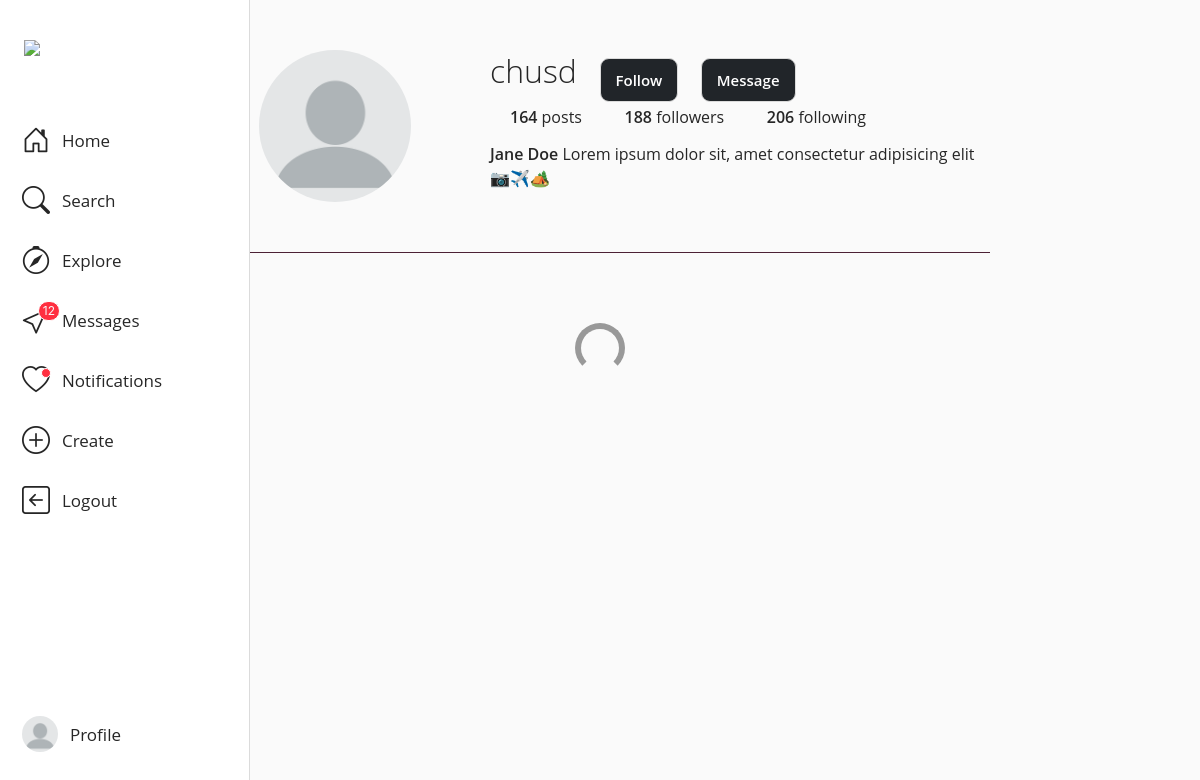
The app's page /users/2/profile/ (signed in), older data.
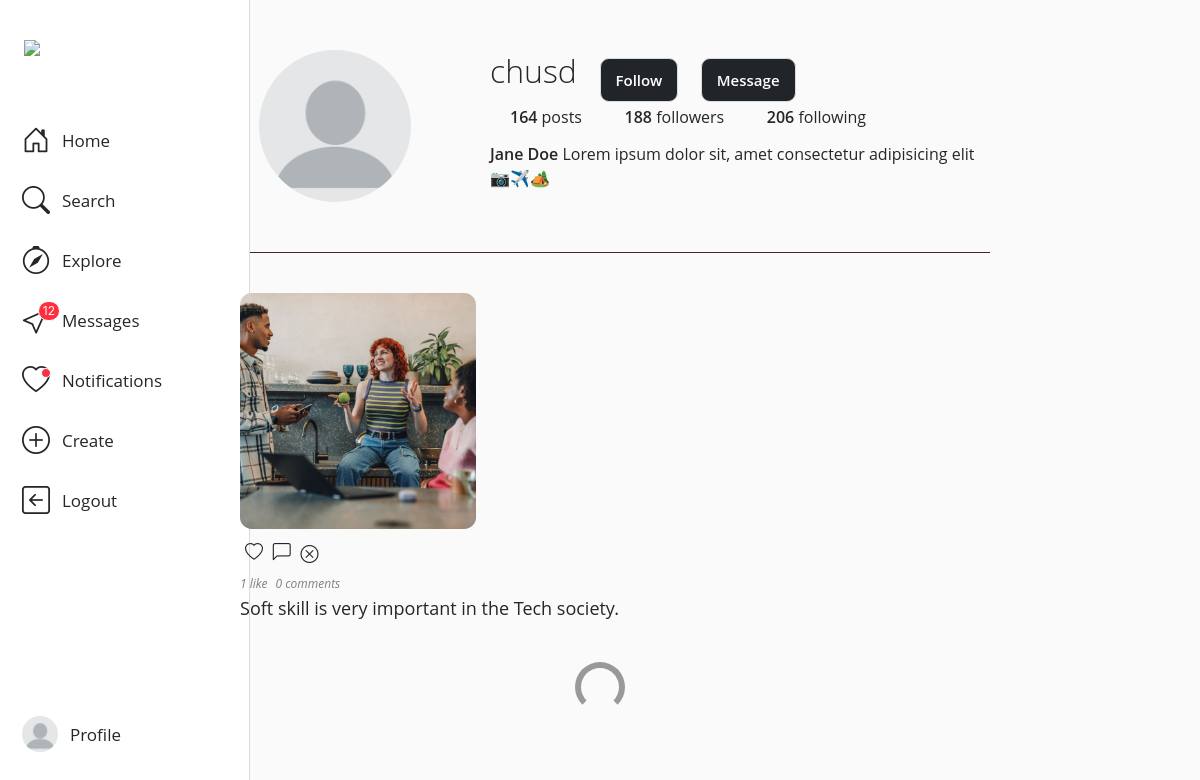
The same page, newer data.
### insta/models.py (models this page shows, shortened)
class Post(models.Model):
    user = models.ForeignKey(settings.AUTH_USER_MODEL, on_delete=models.CASCADE)
    image = models.ImageField(upload_to='images/%y/%m/%d')
    title = models.CharField(max_length=200)
    slug = models.SlugField(max_length=200, blank=True)
    created = models.DateField(auto_now_add=True)
    likes = models.ManyToManyField(settings.AUTH_USER_MODEL, related_name='post_likes', blank=True)

### users/views.py (the view)
# urls.py: path('<int:id>/profile/', views.index, name='profile'),
@login_required
def index(request, id):
    current_user = Profile.objects.get(id=id).user
    posts = Post.objects.filter(user=current_user)
    profile = Profile.objects.filter(user=current_user).first()
    comment_form = CommentForm()
    return render(request, 'users/index.html', {'posts':posts, 'profile':profile, 'comment_form': comment_form})

### templates/users/index.html (shortened to what this page needs)
{% extends 'insta/base.html' %} {% load static %} {% block content %}
<header>
  <div class="container">
    <div class="profile">
      <div class="profile-image">
        <img src="{{ request.user.profile.profile_img.url }}" class="profile-img" alt="">
      </div>
      <div class="profile-user-settings">
        <h5 class="profile-user-name">{{ profile.user }} </h5>
        <button class="btn profile-edit-btn">Follow</button>
        <button class="btn profile-edit-btn">Message</button>
      </div>
      <div class="profile-stats">
        <ul>
          <li><span class="profile-stat-count">164</span> posts</li>
          <li><span class="profile-stat-count">188</span> followers</li>
          <li><span class="profile-stat-count">206</span> following</li>
        </ul>
      </div>
      <div class="profile-bio">
        <p><span class="profile-real-name">Jane Doe</span> Lorem ipsum dolor sit, amet consectetur
          adipisicing elit
          📷✈️🏕️</p>
      </div>
    </div>
  </div>
</header>
<main>
  <div class="container">
    <div class="gallery">
      {% for post in posts %}
      <div class="gallery-item" tabindex="0">
        <div>
          <img class="gallery-image" src="{{ post.image.url }}" alt="" />
        </div>
        <div class="post comments-wrapper">
          <div>
            {% if request.user in post.likes.all %}
            <input type="hidden" class="post_likes" , value="yes" />
            <i class="bi bi-heart-fill mx-2 like fill"></i>
            {% else %}
            <i class="bi bi-heart mx-2 like"></i>
            {% endif %}
            <i class="bi bi-chat-left chat-icon"></i>
            {% if request.user == post.user %}
            <button type="button" class="btn btn-danger" data-bs-toggle="modal"
              data-bs-target="#staticBackdrop-{{ post.id }}">
              <i class="bi bi-x-circle mx-2"></i>
            </button>
            {% endif %}
          </div>
          <i class="no_likes">
            {{ post.likes.count }} like{{ post.likes.count|pluralize }}
          </i>
          <i class="no_likes mx-2">
            {{ post.comment.count}} comment{{ post.comment.count|pluralize }}
          </i>
          <p>{{ post.title }}</p>
        </div>
      </div>
      {% endfor %}
    </div>
    <div class="loader"></div>
  </div>
</main>
{% endblock %}

Row changes from the older to the newer data that the page shows:
added Post: image (picture), likes.count "1", comment.count "0", title "Soft skill is very important in the Tech society."
